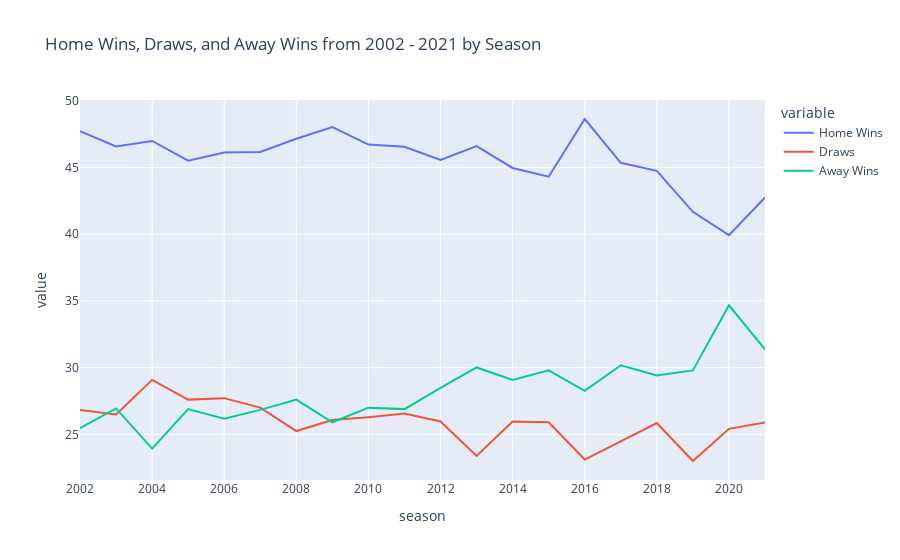

Write notebook code for a chart like this one.
### Code cell
# Plot line graph to see trends

fig = px.line(per_season, x="season", y=["Home Wins", "Draws", "Away Wins"],
              title="Home Wins, Draws, and Away Wins from 2002 - 2021 by Season")
fig.show()

### Figure 1 — Plotly figure (JSON) as saved in the notebook; plotly's stock layout.template omitted (floating-point values rounded to 4 significant figures)
{"data": [{"hovertemplate": "variable=Home Wins<br>season=%{x}<br>value=%{y}<extra></extra>", "legendgroup": "Home Wins", "line": {"color": "#636efa", "dash": "solid"}, "marker": {"symbol": "circle"}, "mode": "lines", "name": "Home Wins", "orientation": "v", "showlegend": true, "type": "scatter", "x": [2002, 2003, 2004, 2005, 2006, 2007, 2008, 2009, 2010, 2011, 2012, 2013, 2014, 2015, 2016, 2017, 2018, 2019, 2020, 2021], "xaxis": "x", "y": [47.72, 46.58, 46.99, 45.51, 46.11, 46.17, 47.15, 48.03, 46.71, 46.55, 45.56, 46.6, 44.96, 44.3, 48.63, 45.35, 44.74, 41.68, 39.92, 42.75], "yaxis": "y"}, {"hovertemplate": "variable=Draws<br>season=%{x}<br>value=%{y}<extra></extra>", "legendgroup": "Draws", "line": {"color": "#EF553B", "dash": "solid"}, "marker": {"symbol": "circle"}, "mode": "lines", "name": "Draws", "orientation": "v", "showlegend": true, "type": "scatter", "x": [2002, 2003, 2004, 2005, 2006, 2007, 2008, 2009, 2010, 2011, 2012, 2013, 2014, 2015, 2016, 2017, 2018, 2019, 2020, 2021], "xaxis": "x", "y": [26.83, 26.48, 29.08, 27.6, 27.71, 27.0, 25.25, 26.07, 26.29, 26.56, 25.96, 23.38, 25.96, 25.9, 23.11, 24.48, 25.85, 23.0, 25.41, 25.89], "yaxis": "y"}, {"hovertemplate": "variable=Away Wins<br>season=%{x}<br>value=%{y}<extra></extra>", "legendgroup": "Away Wins", "line": {"color": "#00cc96", "dash": "solid"}, "marker": {"symbol": "circle"}, "mode": "lines", "name": "Away Wins", "orientation": "v", "showlegend": true, "type": "scatter", "x": [2002, 2003, 2004, 2005, 2006, 2007, 2008, 2009, 2010, 2011, 2012, 2013, 2014, 2015, 2016, 2017, 2018, 2019, 2020, 2021], "xaxis": "x", "y": [25.46, 26.94, 23.93, 26.89, 26.18, 26.83, 27.6, 25.9, 27.0, 26.89, 28.48, 30.01, 29.08, 29.79, 28.26, 30.18, 29.41, 29.79, 34.67, 31.36], "yaxis": "y"}], "layout": {"legend": {"title": {"text": "variable"}, "tracegroupgap": 0}, "title": {"text": "Home Wins, Draws, and Away Wins from 2002 - 2021 by Season"}, "xaxis": {"anchor": "y", "domain": [0, 1], "title": {"text": "season"}}, "yaxis": {"anchor": "x", "domain": [0, 1], "title": {"text": "value"}}}}
